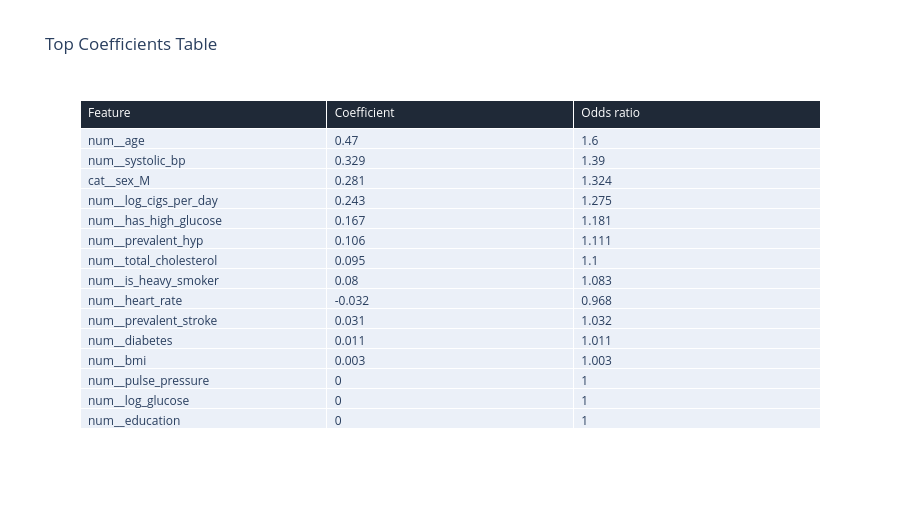

Write notebook code for a chart like this one.
### Markdown cell above
## Coefficient Interpretation

Because numeric variables are standardized, each numeric odds ratio describes the effect of a one-standard-deviation increase in that feature, holding the other model features constant. Categorical odds ratios compare against the omitted reference level.

### Code cell
feature_names = best_model.named_steps["preprocess"].get_feature_names_out()
coefficients = best_model.named_steps["logreg"].coef_[0]

coefficient_table = (
    pd.DataFrame(
        {
            "feature": feature_names,
            "coefficient": coefficients,
            "odds_ratio": np.exp(coefficients),
        }
    )
    .assign(abs_coefficient=lambda data: data["coefficient"].abs())
    .sort_values("abs_coefficient", ascending=False)
    .drop(columns="abs_coefficient")
)

coefficient_table.to_csv(OUTPUT_DIR / "model_coefficients.csv", index=False)

coefficient_display = coefficient_table.head(15).copy()
coefficient_display["coefficient"] = coefficient_display["coefficient"].round(3)
coefficient_display["odds_ratio"] = coefficient_display["odds_ratio"].round(3)

fig = go.Figure(
    data=[
        go.Table(
            header=dict(
                values=["Feature", "Coefficient", "Odds ratio"],
                fill_color="#1f2937",
                font=dict(color="white"),
                align="left",
            ),
            cells=dict(
                values=[
                    coefficient_display["feature"],
                    coefficient_display["coefficient"],
                    coefficient_display["odds_ratio"],
                ],
                align="left",
            ),
        )
    ]
)
fig.update_layout(title="Top Coefficients Table", height=520)
fig.write_html(CHART_DIR / "interactive_model_coefficients_table.html")
fig.show()

### Figure 1 — Plotly figure (JSON) as saved in the notebook; plotly's stock layout.template omitted (floating-point values rounded to 4 significant figures)
{"data": [{"cells": {"align": "left", "values": [["num__age", "num__systolic_bp", "cat__sex_M", "num__log_cigs_per_day", "num__has_high_glucose", "num__prevalent_hyp", "num__total_cholesterol", "num__is_heavy_smoker", "num__heart_rate", "num__prevalent_stroke", "num__diabetes", "num__bmi", "num__pulse_pressure", "num__log_glucose", "num__education"], [0.47, 0.329, 0.281, 0.243, 0.167, 0.106, 0.095, 0.08, -0.032, 0.031, 0.011, 0.003, 0.0, 0.0, 0.0], [1.6, 1.39, 1.324, 1.275, 1.181, 1.111, 1.1, 1.083, 0.968, 1.032, 1.011, 1.003, 1.0, 1.0, 1.0]]}, "header": {"align": "left", "fill": {"color": "#1f2937"}, "font": {"color": "white"}, "values": ["Feature", "Coefficient", "Odds ratio"]}, "type": "table"}], "layout": {"height": 520, "title": {"text": "Top Coefficients Table"}}}
